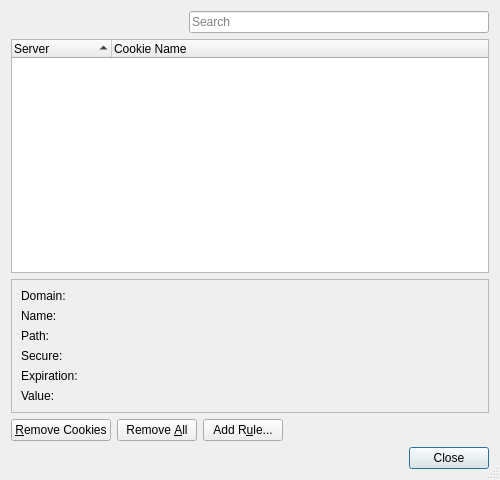
<?xml version="1.0" encoding="UTF-8"?>
<ui version="4.0">
 <class>CookiesDialog</class>
 <widget class="QDialog" name="CookiesDialog">
  <property name="geometry">
   <rect>
    <x>0</x>
    <y>0</y>
    <width>500</width>
    <height>480</height>
   </rect>
  </property>
  <property name="windowTitle">
   <string>Cookies</string>
  </property>
  <property name="sizeGripEnabled">
   <bool>true</bool>
  </property>
  <layout class="QVBoxLayout" name="verticalLayout">
   <item>
    <layout class="QHBoxLayout" name="horizontalLayout_2">
     <item>
      <spacer name="horizontalSpacer">
       <property name="orientation">
        <enum>Qt::Horizontal</enum>
       </property>
       <property name="sizeHint" stdset="0">
        <size>
         <width>40</width>
         <height>20</height>
        </size>
       </property>
      </spacer>
     </item>
     <item>
      <layout class="QHBoxLayout" name="horizontalLayout">
       <property name="spacing">
        <number>0</number>
       </property>
       <item>
        <widget class="QLineEdit" name="searchEdit">
         <property name="minimumSize">
          <size>
           <width>300</width>
           <height>0</height>
          </size>
         </property>
         <property name="toolTip">
          <string>Enter search term for cookies</string>
         </property>
         <property name="placeholderText">
          <string>Search</string>
         </property>
         <property name="clearButtonEnabled">
          <bool>true</bool>
         </property>
        </widget>
       </item>
      </layout>
     </item>
    </layout>
   </item>
   <item>
    <widget class="QTreeWidget" name="cookiesTree">
     <property name="alternatingRowColors">
      <bool>true</bool>
     </property>
     <property name="sortingEnabled">
      <bool>true</bool>
     </property>
     <property name="allColumnsShowFocus">
      <bool>true</bool>
     </property>
     <column>
      <property name="text">
       <string>Server</string>
      </property>
     </column>
     <column>
      <property name="text">
       <string>Cookie Name</string>
      </property>
     </column>
    </widget>
   </item>
   <item>
    <widget class="QFrame" name="frame">
     <property name="frameShape">
      <enum>QFrame::StyledPanel</enum>
     </property>
     <property name="frameShadow">
      <enum>QFrame::Raised</enum>
     </property>
     <layout class="QGridLayout" name="gridLayout">
      <item row="0" column="0">
       <widget class="QLabel" name="label">
        <property name="text">
         <string>Domain:</string>
        </property>
       </widget>
      </item>
      <item row="0" column="1">
       <widget class="EricSqueezeLabel" name="domain">
        <property name="sizePolicy">
         <sizepolicy hsizetype="Expanding" vsizetype="Preferred">
          <horstretch>0</horstretch>
          <verstretch>0</verstretch>
         </sizepolicy>
        </property>
        <property name="text">
         <string>&lt;no cookie selected&gt;</string>
        </property>
        <property name="textInteractionFlags">
         <set>Qt::LinksAccessibleByMouse|Qt::TextSelectableByMouse</set>
        </property>
       </widget>
      </item>
      <item row="1" column="0">
       <widget class="QLabel" name="label_2">
        <property name="text">
         <string>Name:</string>
        </property>
       </widget>
      </item>
      <item row="1" column="1">
       <widget class="EricSqueezeLabel" name="name">
        <property name="sizePolicy">
         <sizepolicy hsizetype="Expanding" vsizetype="Preferred">
          <horstretch>0</horstretch>
          <verstretch>0</verstretch>
         </sizepolicy>
        </property>
        <property name="text">
         <string>&lt;no cookie selected&gt;</string>
        </property>
        <property name="textInteractionFlags">
         <set>Qt::LinksAccessibleByMouse|Qt::TextSelectableByMouse</set>
        </property>
       </widget>
      </item>
      <item row="2" column="0">
       <widget class="QLabel" name="label_3">
        <property name="text">
         <string>Path:</string>
        </property>
       </widget>
      </item>
      <item row="2" column="1">
       <widget class="EricSqueezeLabel" name="path">
        <property name="sizePolicy">
         <sizepolicy hsizetype="Expanding" vsizetype="Preferred">
          <horstretch>0</horstretch>
          <verstretch>0</verstretch>
         </sizepolicy>
        </property>
        <property name="text">
         <string>&lt;no cookie selected&gt;</string>
        </property>
        <property name="textInteractionFlags">
         <set>Qt::LinksAccessibleByMouse|Qt::TextSelectableByMouse</set>
        </property>
       </widget>
      </item>
      <item row="3" column="0">
       <widget class="QLabel" name="label_4">
        <property name="text">
         <string>Secure:</string>
        </property>
       </widget>
      </item>
      <item row="3" column="1">
       <widget class="EricSqueezeLabel" name="secure">
        <property name="sizePolicy">
         <sizepolicy hsizetype="Expanding" vsizetype="Preferred">
          <horstretch>0</horstretch>
          <verstretch>0</verstretch>
         </sizepolicy>
        </property>
        <property name="text">
         <string>&lt;no cookie selected&gt;</string>
        </property>
        <property name="textInteractionFlags">
         <set>Qt::LinksAccessibleByMouse|Qt::TextSelectableByMouse</set>
        </property>
       </widget>
      </item>
      <item row="4" column="0">
       <widget class="QLabel" name="label_5">
        <property name="text">
         <string>Expiration:</string>
        </property>
       </widget>
      </item>
      <item row="4" column="1">
       <widget class="EricSqueezeLabel" name="expiration">
        <property name="sizePolicy">
         <sizepolicy hsizetype="Expanding" vsizetype="Preferred">
          <horstretch>0</horstretch>
          <verstretch>0</verstretch>
         </sizepolicy>
        </property>
        <property name="text">
         <string>&lt;no cookie selected&gt;</string>
        </property>
        <property name="textInteractionFlags">
         <set>Qt::LinksAccessibleByMouse|Qt::TextSelectableByMouse</set>
        </property>
       </widget>
      </item>
      <item row="5" column="0">
       <widget class="QLabel" name="label_6">
        <property name="text">
         <string>Value:</string>
        </property>
       </widget>
      </item>
      <item row="5" column="1">
       <widget class="EricSqueezeLabel" name="value">
        <property name="sizePolicy">
         <sizepolicy hsizetype="Expanding" vsizetype="Preferred">
          <horstretch>0</horstretch>
          <verstretch>0</verstretch>
         </sizepolicy>
        </property>
        <property name="text">
         <string>&lt;no cookie selected&gt;</string>
        </property>
        <property name="wordWrap">
         <bool>true</bool>
        </property>
        <property name="textInteractionFlags">
         <set>Qt::LinksAccessibleByMouse|Qt::TextSelectableByMouse</set>
        </property>
       </widget>
      </item>
     </layout>
    </widget>
   </item>
   <item>
    <layout class="QHBoxLayout" name="horizontalLayout_3">
     <item>
      <widget class="QPushButton" name="removeButton">
       <property name="toolTip">
        <string>Press to remove the selected cookie or list of cookies</string>
       </property>
       <property name="text">
        <string>&amp;Remove Cookies</string>
       </property>
       <property name="autoDefault">
        <bool>false</bool>
       </property>
      </widget>
     </item>
     <item>
      <widget class="QPushButton" name="removeAllButton">
       <property name="toolTip">
        <string>Press to remove all cookies</string>
       </property>
       <property name="text">
        <string>Remove &amp;All</string>
       </property>
       <property name="autoDefault">
        <bool>false</bool>
       </property>
      </widget>
     </item>
     <item>
      <widget class="QPushButton" name="addButton">
       <property name="toolTip">
        <string>Press to open the cookies exceptions dialog to add a new rule</string>
       </property>
       <property name="text">
        <string>Add R&amp;ule...</string>
       </property>
       <property name="autoDefault">
        <bool>false</bool>
       </property>
      </widget>
     </item>
     <item>
      <spacer name="horizontalSpacer_2">
       <property name="orientation">
        <enum>Qt::Horizontal</enum>
       </property>
       <property name="sizeHint" stdset="0">
        <size>
         <width>208</width>
         <height>20</height>
        </size>
       </property>
      </spacer>
     </item>
    </layout>
   </item>
   <item>
    <widget class="QDialogButtonBox" name="buttonBox">
     <property name="orientation">
      <enum>Qt::Horizontal</enum>
     </property>
     <property name="standardButtons">
      <set>QDialogButtonBox::Close</set>
     </property>
    </widget>
   </item>
  </layout>
 </widget>
 <customwidgets>
  <customwidget>
   <class>EricSqueezeLabel</class>
   <extends>QLabel</extends>
   <header>EricWidgets/EricSqueezeLabels.h</header>
  </customwidget>
 </customwidgets>
 <tabstops>
  <tabstop>searchEdit</tabstop>
  <tabstop>cookiesTree</tabstop>
  <tabstop>removeButton</tabstop>
  <tabstop>removeAllButton</tabstop>
  <tabstop>addButton</tabstop>
 </tabstops>
 <resources/>
 <connections>
  <connection>
   <sender>buttonBox</sender>
   <signal>accepted()</signal>
   <receiver>CookiesDialog</receiver>
   <slot>accept()</slot>
   <hints>
    <hint type="sourcelabel">
     <x>228</x>
     <y>274</y>
    </hint>
    <hint type="destinationlabel">
     <x>157</x>
     <y>274</y>
    </hint>
   </hints>
  </connection>
  <connection>
   <sender>buttonBox</sender>
   <signal>rejected()</signal>
   <receiver>CookiesDialog</receiver>
   <slot>reject()</slot>
   <hints>
    <hint type="sourcelabel">
     <x>316</x>
     <y>260</y>
    </hint>
    <hint type="destinationlabel">
     <x>286</x>
     <y>274</y>
    </hint>
   </hints>
  </connection>
 </connections>
</ui>
